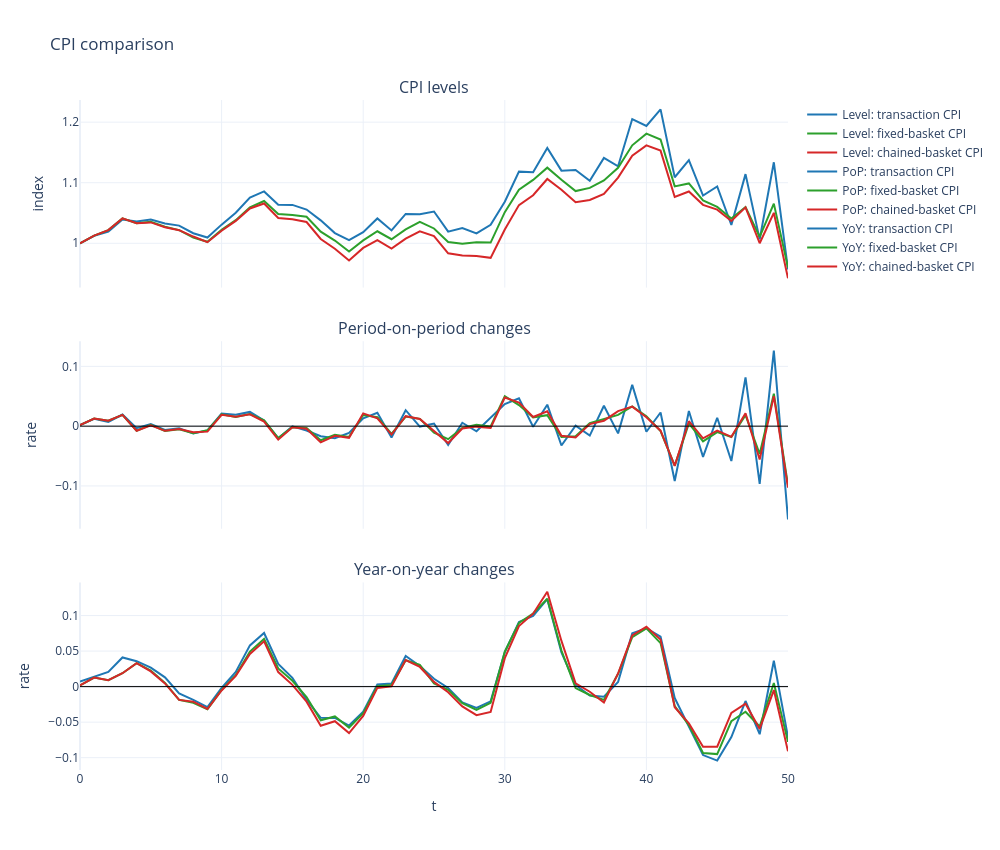
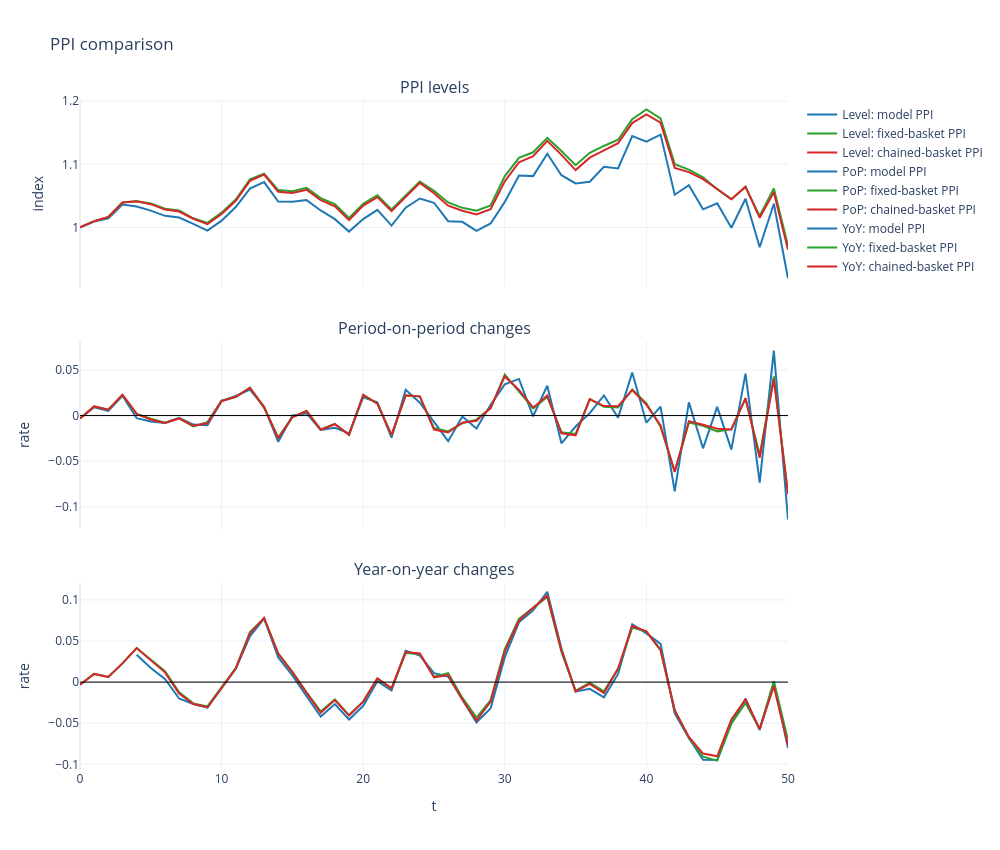

The code cell stored with these charts, in order, in its notebook:
### Code cell
from src.visual_helpers import plot_cpi_comparison, build_cpi_comparison_df, plot_ppi_comparison, build_ppi_comparison_df
cpi_df = build_cpi_comparison_df(model, country_code='FRA')
plot_cpi_comparison(cpi_df)
ppi_df = build_ppi_comparison_df(model, country_code='FRA')
plot_ppi_comparison(ppi_df)
